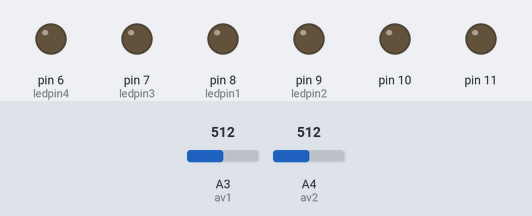
The sketch below on a simulated Arduino Uno, built with avr-gcc and run on an emulated ATmega328P. Shown: output pins drawn as LEDs (lit = HIGH). Inputs (shaded band) come from the test bench; at power-on: A3 (av1) = 512, A4 (av2) = 512.

Above: at 1.2 s.
1.3 s: A3 (av1) set to 716
At 2.3 s:
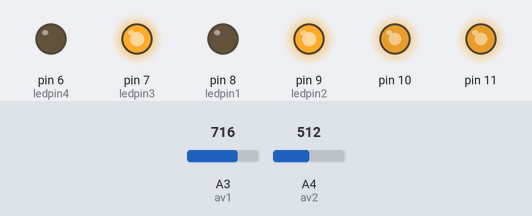
2.8 s: A3 (av1) set to 754
At 3.4 s:
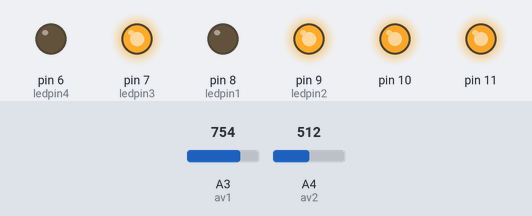
4.3 s: A3 (av1) set to 768
At 5.5 s:
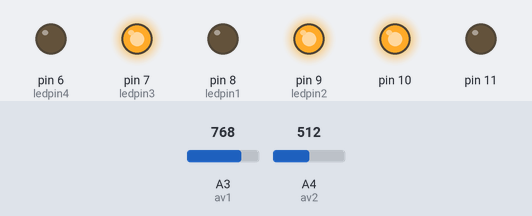
5.8 s: A3 (av1) set to 900
At 6.9 s:
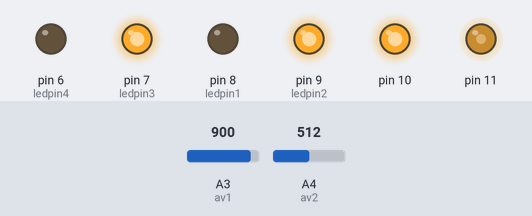
7.3 s: A3 (av1) set to 511
At 8.0 s:
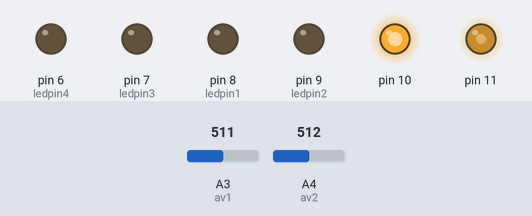
8.8 s: A4 (av2) set to 552
10.3 s: A4 (av2) set to 572
At 11.5 s:
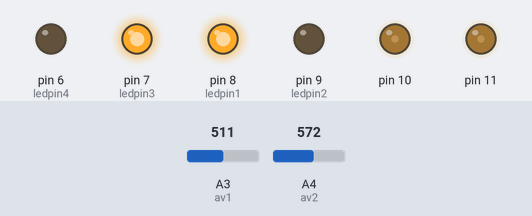
Timing chart, 0 to 12.8 s (numbered marks = the images above; inputs shaded):
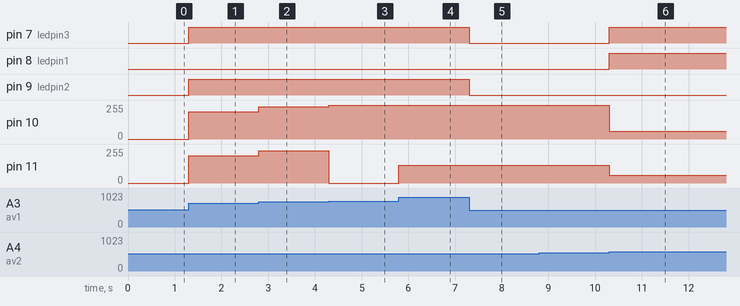

Measured:
- the behaviour switches between 767 and 768 on A3 (av1) (found by bisection; images 2 and 3)
- the behaviour switches between 562 and 563 on A4 (av2) (found by bisection; images 5 and 6)
- after the input at 1.3 s, pin 7 (ledpin3), pin 9 (ledpin2): LOW → HIGH at once; pin 10, pin 11: 0/255 → 204/255 at once
- after the input at 2.8 s, pin 10, pin 11: 204/255 → 242/255 at once
- after the input at 4.3 s, pin 10: 242/255 → 255/255 at once; pin 11: 242/255 → 0/255 at once
- after the input at 5.8 s, pin 11: 0/255 → 132/255 at once
- after the input at 7.3 s, pin 7 (ledpin3), pin 9 (ledpin2): HIGH → LOW at once
- after the input at 8.8 s, every drawn part: stays the same
- after the input at 10.3 s, pin 7 (ledpin3), pin 8 (ledpin1): LOW → HIGH at once; pin 10: 255/255 → 60/255 at once; pin 11: 132/255 → 60/255 at once

The sketch:

gesturecar.ino
```cpp
//define the pins
int av1=A3; //analog input for accelerometers
int av2=A4;
int ledpin1=8;//input1
int ledpin2=9;//input2
int ledpin3=7;//input3
int ledpin4=6;//input4

int a,b,x,y;

void setup() {
  // put your setup code here, to run once:
  //Set the  pins to output mode
  pinMode(ledpin1,OUTPUT);
  pinMode(ledpin2,OUTPUT);
  pinMode(ledpin3,OUTPUT);
  pinMode(ledpin4,OUTPUT);
  a=analogRead(av1); // To store the INITIAL (REFERENCE) VALUES
  b=analogRead(av2);
}

void loop() {
  x=analogRead(av1);
  y=analogRead(av2);

  //Initially set all the ledpins to LOW

  if(a-x>50) //left
  {
    digitalWrite(ledpin1,HIGH);
    digitalWrite(ledpin2,LOW);
    digitalWrite(ledpin3,LOW);
    digitalWrite(ledpin4,HIGH);
    analogWrite(11,abs(a-x)); //pwm
    analogWrite(10,abs(a-x)); //pwm
  }

  else if(x-a>50) //right
  {
    digitalWrite(ledpin1,LOW);
    digitalWrite(ledpin2,HIGH);
    digitalWrite(ledpin3,HIGH);
    digitalWrite(ledpin4,LOW);
    analogWrite(11,abs(a-x)); //pwm
    analogWrite(10,abs(a-x)); //pwm
  }


  else if(b-y>50) //back
  {
    digitalWrite(ledpin1,LOW);
    digitalWrite(ledpin2,HIGH);
    digitalWrite(ledpin3,LOW);
    digitalWrite(ledpin4,HIGH);
    analogWrite(10,abs(b-y)); //pwm
    analogWrite(11,abs(b-y)); //pwm
  }

  else if(y-b>50) //forward
  {
    digitalWrite(ledpin1,HIGH);
    digitalWrite(ledpin2,LOW);
    digitalWrite(ledpin3,HIGH);
    digitalWrite(ledpin4,LOW);
    analogWrite(10,abs(b-y)); //pwm
    analogWrite(11,abs(b-y)); //pwm
  }
  else //no movement at centre
  {
    digitalWrite(ledpin1,LOW);
    digitalWrite(ledpin2,LOW);
    digitalWrite(ledpin3,LOW);
    digitalWrite(ledpin4,LOW);
    }
}
```
